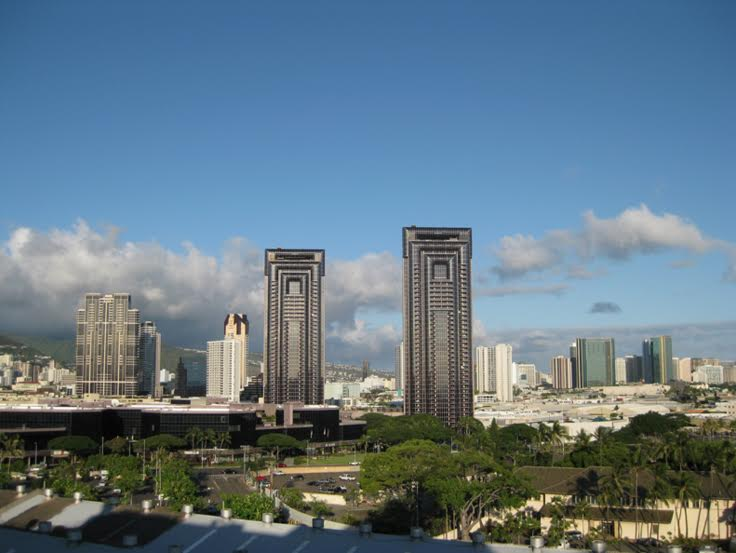
%> input picture Image processing/city.jpg, 736 x 553 px
$ octave oeeeeh.m   (GNU Octave 9; MATLAB toolbox functions it lacks are replaced by stand-ins)
%> lines starting %> are read from the running program, lines starting %| are printed output that depends on the picture
A = imread('city.jpg');
%> A is the input picture: size 553x736x3 uint8; mean R, G, B 99.7, 121.2, 135
A = im2double(A);
%> A: size 553x736x3 double
A = rgb2gray(A);
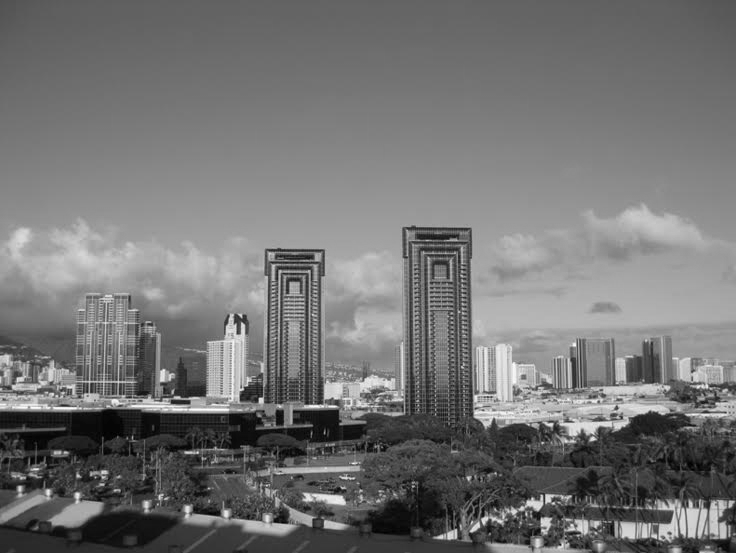
%> A: size 553x736 double; min 0, max 0.996, mean 0.456
[m,n] = size(A);
%> m = 553; n = 736
B = zeros(2*m,2*n);
B(m/2:3*m/2-1,n/2:3*n/2-1) = A;
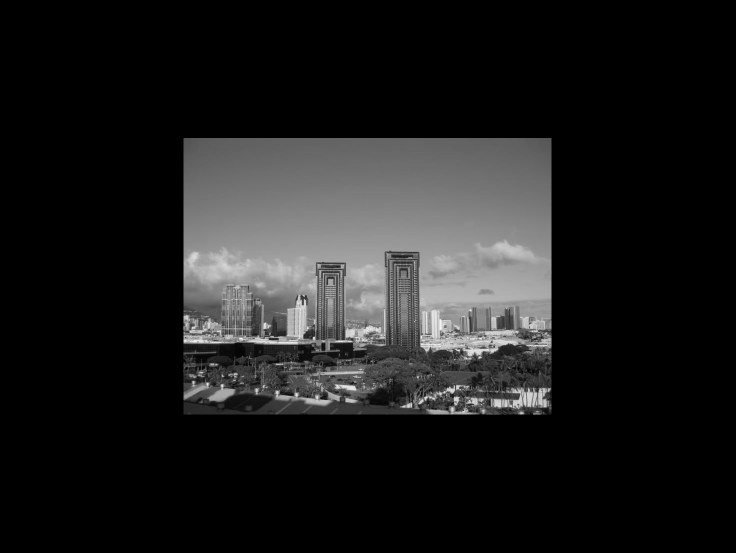
%> B: size 1106x1472 double (shown at 1/2 size); min 0, max 0.996, mean 0.114
[X,Y] = meshgrid(-m+1:m,-n+1:n);
D = (sqrt(X.^2+Y.^2)).';
H = 1-exp(-D.^2/(2*max(max(D))));
imshow(H)
Af = fftshift(fft2(B));
surf(real(log10(imag(Af)))); shading interp
Filt = Af.*H;
surf(real(log10(Filt))); shading interp
%> after `shading interp`:
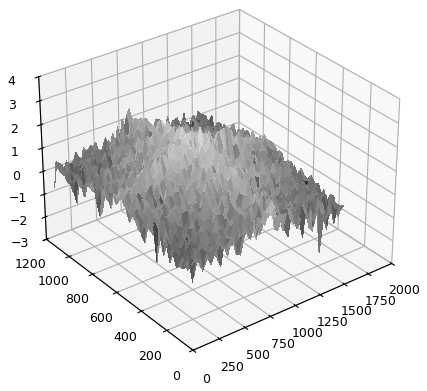
%> figure redrawn from the program's plot data
AFilt = real(ifft2(ifftshift(Filt)));
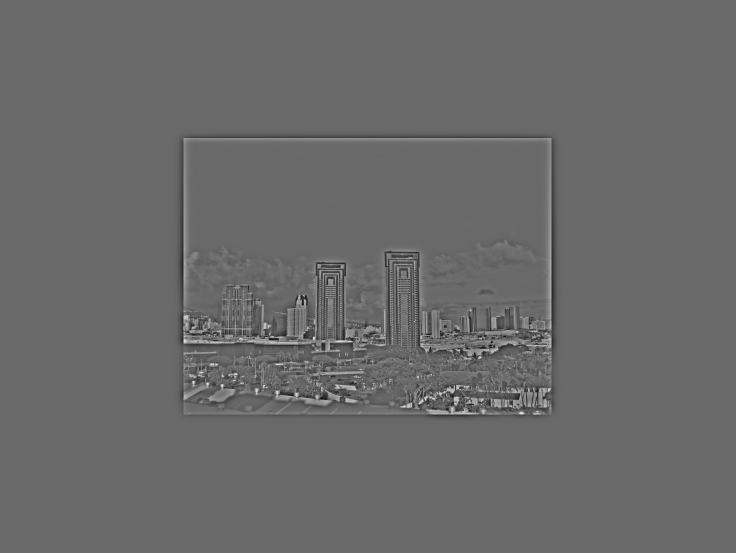
%> AFilt: size 1106x1472 double (shown at 1/2 size); min -0.444, max 0.632, mean 0.000124; drawn with min black and max white
AFilt = AFilt(m/2:3*m/2-1,n/2:3*n/2-1);
AFilt(AFilt<0) = 0;
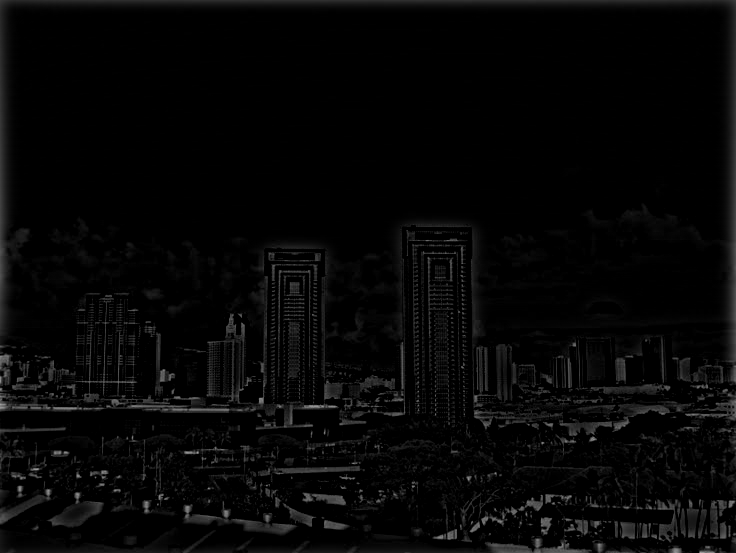
%> AFilt: size 553x736 double; min 0, max 0.632, mean 0.0263
imshow(AFilt)
C = A+AFilt;
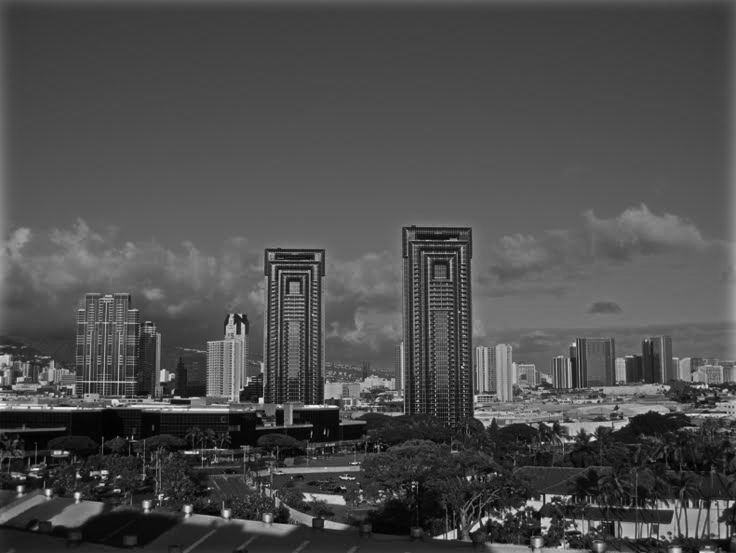
%> C: size 553x736 double; min 0, max 1.58, mean 0.483; drawn with min black and max white
K = C(:,:,[1,1,1]);
imshow(K)
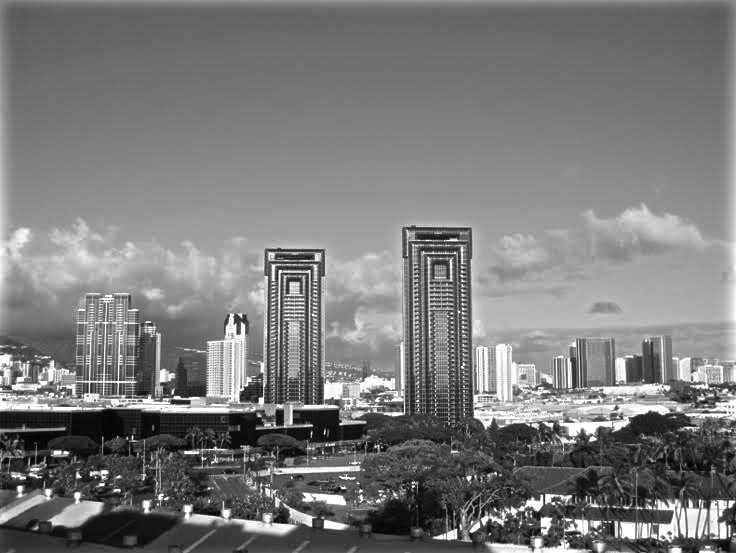
%> displayed picture: size 553x736x3, on the screen's scale of 0 to 255; min 0, max 255, mean 122.6

$ run again, with Image processing/Moeke.jpg copied over Image processing/city.jpg
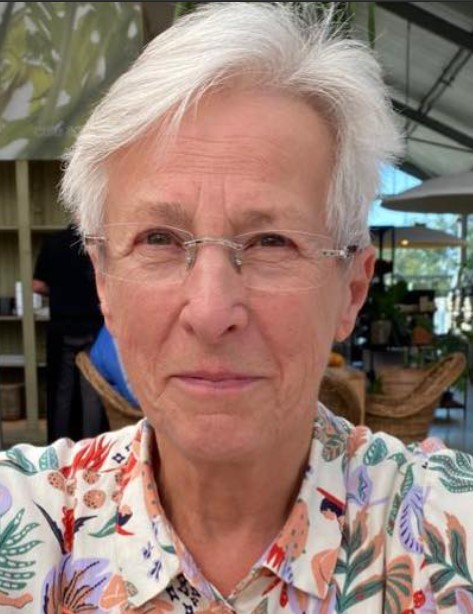
%> input picture Image processing/Moeke.jpg, 473 x 614 px
%> A is the input picture: size 614x473x3 uint8; mean R, G, B 146, 121.3, 111.4
%> `C = A+AFilt;`:
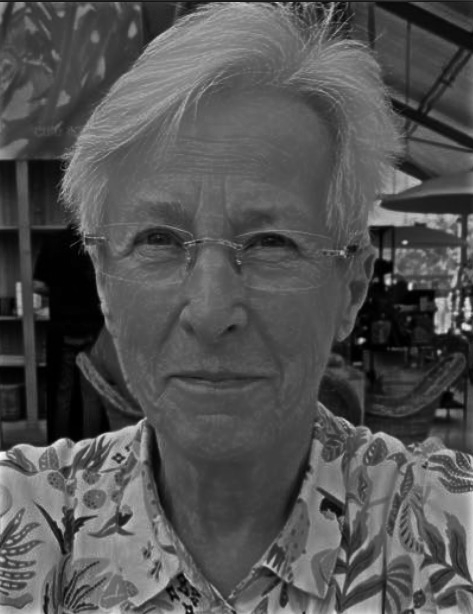
%> C: size 614x473 double; min 0, max 1.64, mean 0.535; drawn with min black and max white
%> `imshow(K)`:
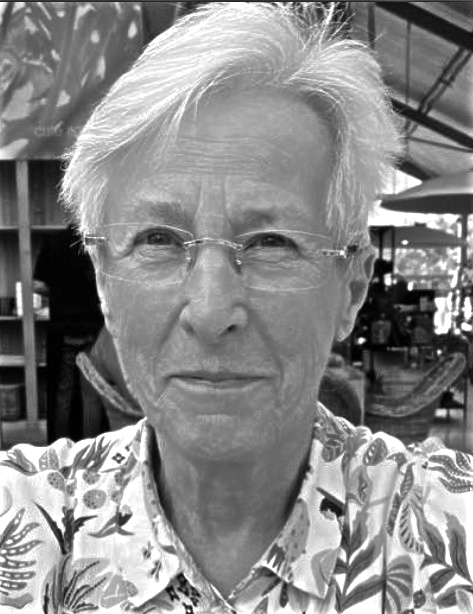
%> displayed picture: size 614x473x3, on the screen's scale of 0 to 255; min 0, max 255, mean 135.6
